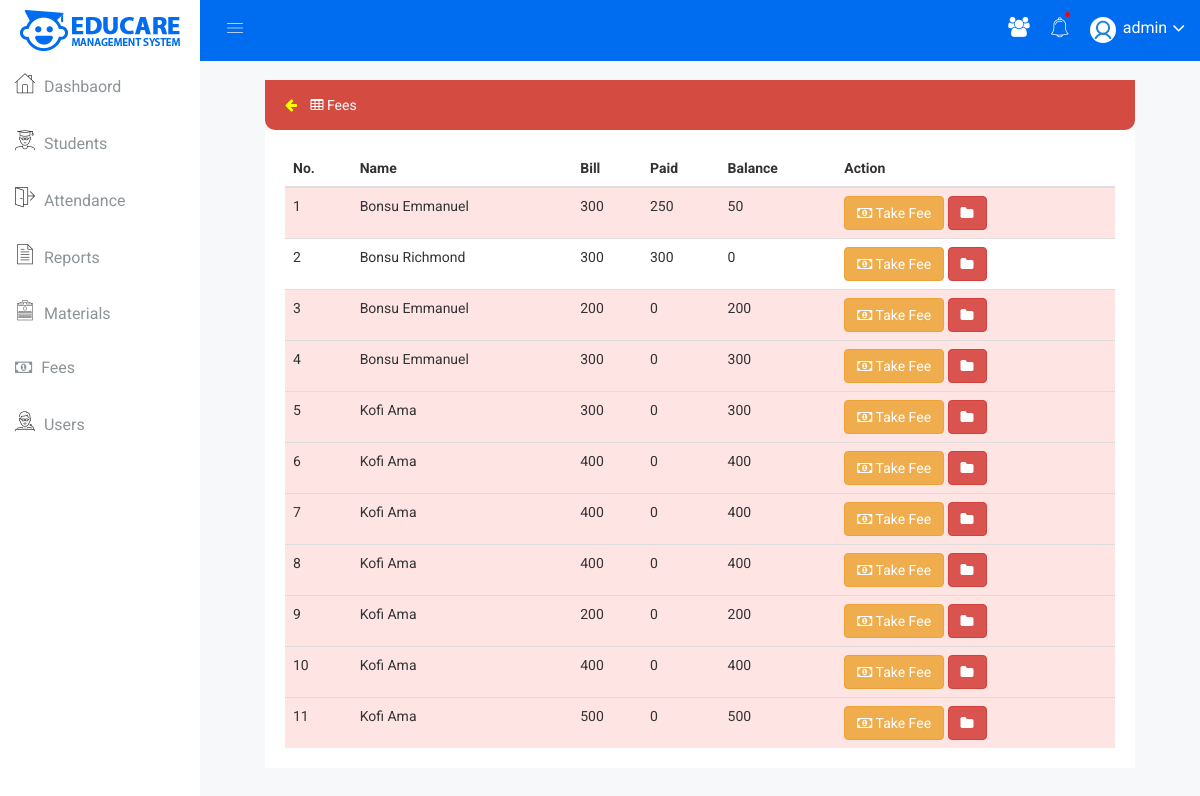
/fee-page.php (signed in), run on the app's committed database.
### tables this page shows
CREATE TABLE `bill` (
  `id` int(255) NOT NULL,
  `student_id` int(255) NOT NULL,
  `bill` varchar(255) NOT NULL DEFAULT '0',
  `paid` varchar(255) NOT NULL DEFAULT '0',
  `balance` varchar(255) NOT NULL DEFAULT '0',
  `date` datetime NOT NULL DEFAULT current_timestamp() ON UPDATE current_timestamp()
);

CREATE TABLE `student` (
  `id` int(255) NOT NULL,
  `image` longblob NOT NULL,
  `sname` varchar(255) NOT NULL,
  `other_name` varchar(255) NOT NULL,
  `dob` varchar(255) NOT NULL,
  `place_of_birth` varchar(255) NOT NULL,
  `home_town` varchar(255) NOT NULL,
  `mother_tongue` varchar(255) NOT NULL,
  `school_attended` varchar(255) NOT NULL,
  `sex` varchar(255) NOT NULL,
  `class` varchar(255) NOT NULL,
  `joindate` timestamp NOT NULL DEFAULT current_timestamp(),
  `account` varchar(255) NOT NULL DEFAULT 'no'
);

### fee-page.php (the view, shortened to what this page needs)
<?php require_once "php/dbconnect.php" ?>
<?php require_once "header.php" ?>
        </div>
<div class="data-table-area mg-b-15" style="width: 90%; margin-right: auto; margin-left: auto;">
            <div class="container-fluid" style="margin-top: 20px;">
                <div  style="background: #D44B41; color:#ffff; height: 50px; border-bottom-left-radius:
                10px; border-bottom-right-radius:
                10px; line-height: 50px; text-indent: 10px;">
                <a href="index.php" style="color: yellow;"><span class="fa fa-arrow-left"></span></a>
                <span class="fa fa-table"></span> Fees
            </div>
        </div>
        <div class="data-table-area mg-b-15">
            <div class="container-fluid">
                <div class="row" >
                    <div class="col-lg-12 col-md-12 col-sm-12 col-xs-12" >
                        <div class="sparkline13-list" >
                            <div class="static-table-list">
                                    <table  class="table" >
                            <thead >
                              <tr>
                    <th>No.</th>
                    <th>Name</th>
                    <th>Bill</th>
                    <th>Paid</th>
                    <th>Balance</th>
                    <th>Action</th>
                  </tr>
                </thead>
                <tbody>
                 <?php
 $select = "SELECT student.id, student.sname, student.other_name, bill.bill, bill.paid, bill.balance
          FROM student
          JOIN bill
          ON student.id = bill.student_id
          order by sname asc ";
$count = 0;
$selectQuery =  $conn->query($select);
  while ($sql = mysqli_fetch_assoc($selectQuery)):
    $count++;
?>
                  <tr style="<?php if ($sql['balance']>"0"):
                  echo "background:#FFE4E4;"; endif;?> " >
                    <td><?php echo $count; ?></td>
                    <td><?php echo $sql['sname']." ".$sql['other_name']; ?></td>
                    <td><?php echo $sql['bill']; ?></td>
                    <td><?php echo $sql['paid']; ?></td>
                    <td><?php echo $sql['balance']; ?></td>
                    <td><a href="take-bill-page.php?takebill=<?php echo $sql['id']; ?>" class="btn btn-warning "><span class="fa fa-money"></span> Take Fee</a> <a href="individual-fee-page.php?view=<?php echo $sql['id']; ?>" class="btn btn-danger"><span class="fa fa-folder"></span></a></td>
                  </tr>
<?php endwhile;  ?>
                                        </tbody>
                                    </table>
                                </div>
                        </div>
                    </div>
                </div>
            </div>
        </div>
    </div>
</body>
</html>

### css/main.css (style rules this page uses)
html { color: #222; font-size: 1em; line-height: 1.4; }

### data on the page
bill: student.sname "Bonsu", student.other_name "Emmanuel", bill "300", paid "250", balance "50"
bill: student.sname "Bonsu", student.other_name "Richmond", bill "300", paid "300", balance "0"
bill: student.sname "Bonsu", student.other_name "Emmanuel", bill "200", paid "0", balance "200"
bill: student.sname "Bonsu", student.other_name "Emmanuel", bill "300", paid "0", balance "300"
bill: student.sname "Kofi", student.other_name "Ama", bill "300", paid "0", balance "300"
bill: student.sname "Kofi", student.other_name "Ama", bill "400", paid "0", balance "400"
bill: student.sname "Kofi", student.other_name "Ama", bill "400", paid "0", balance "400"
bill: student.sname "Kofi", student.other_name "Ama", bill "400", paid "0", balance "400"
bill: student.sname "Kofi", student.other_name "Ama", bill "200", paid "0", balance "200"
bill: student.sname "Kofi", student.other_name "Ama", bill "400", paid "0", balance "400"
bill: student.sname "Kofi", student.other_name "Ama", bill "500", paid "0", balance "500"

### other printed values
$_SESSION['user_name'] "admin"
